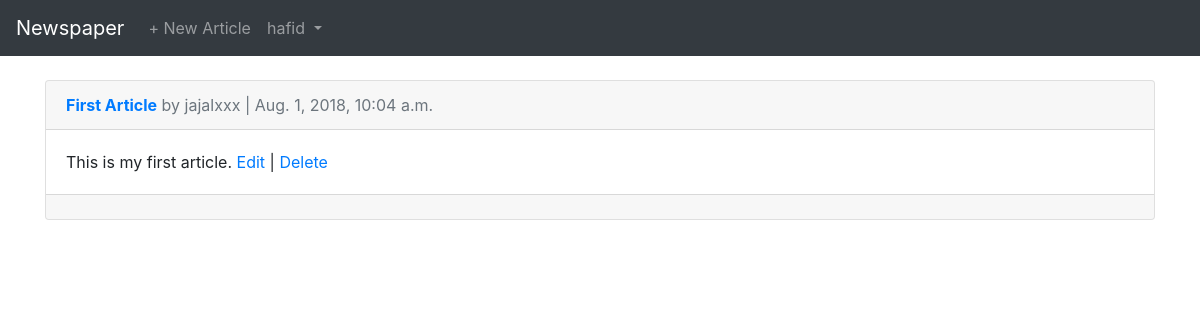
The page /articles/ (signed in) on the database as committed earlier.
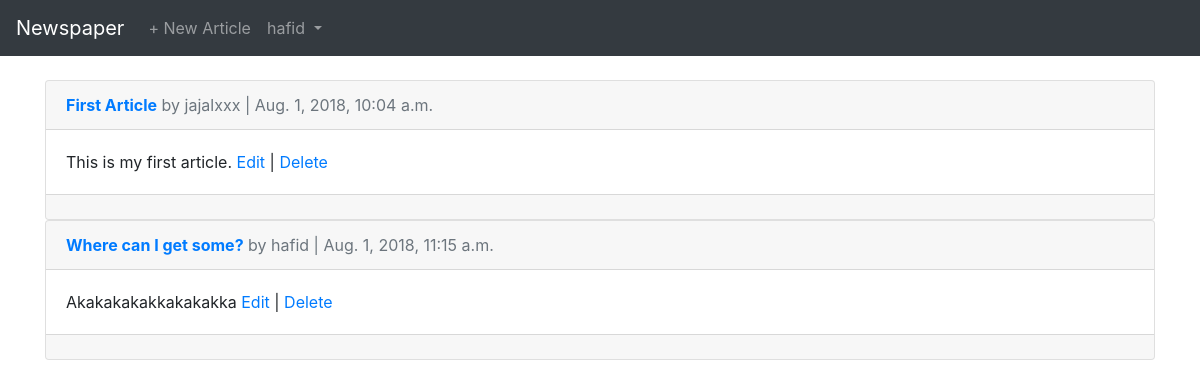
The same page on the database as committed later.
### users/models.py (models this page shows)
class CustomUser(AbstractUser):
	age = models.PositiveIntegerField(default=0)

### articles/models.py (models this page shows, shortened)
class Article(models.Model):
    title = models.CharField(max_length=255)
    body = models.TextField()
    date = models.DateTimeField(auto_now_add=True)
    author = models.ForeignKey(
        settings.AUTH_USER_MODEL,
        on_delete=models.CASCADE,
    )

### articles/views.py (the view)
# urls.py: path('', views.ArticleListView.as_view(), name='article_list'),
class ArticleListView(LoginRequiredMixin, ListView):
    model = models.Article
    template_name = 'article_list.html'
    login_url = 'login'

### articles/templates/article_list.html (shortened to what this page needs)
{% extends 'base.html' %}
{% block content %}
    {% for article in object_list %}
    <div class="card">
        <div class="card-header">
            <span class="font-weight-bold"><a href="{% url 'article_detail' article.pk %}">{{ article.title }}</a></span>
            <span class="text-muted">by {{ article.author}} | {{ article.date }}</span>
        </div>
        <div class="card-body">
            {{ article.body }}
            <a href="{% url 'article_edit' article.pk %}">Edit</a> | <a href="{% url 'article_delete' article.pk %}">Delete</a>
        </div>
        <div class="card-footer">
        </div>
    </div>
    {% endfor %}
{% endblock %}

### users/templates/base.html (shortened to what this page needs)
<!DOCTYPE html>
<html>
<head>
    <link rel="stylesheet" href="https://stackpath.bootstrapcdn.com/bootstrap/4.1.3/css/bootstrap.min.css">
</head>
<body>
    <nav class="navbar navbar-expand-md navbar-dark bg-dark mb-4">
        <a class="navbar-brand" href="{% url 'home' %}">Newspaper</a>
        <div class="collapse navbar-collapse" id="navbarSupportedContent">
            {% if user.is_authenticated %}
            <ul class="navbar-nav mr-auto">
                <li class="nav-item"><a class="nav-link" href="{% url 'article_new' %}">+ New Article</a></li>
                <li class="nav-item dropdown">
                    <a class="nav-link dropdown-toggle" href="#" id="navbarDropdown" role="button" data-toggle="dropdown" aria-haspopup="true" aria-expanded="false">
                    {{ user.username }}
                    </a>
                </li>
            </ul>
            {% else %}
            <form class="form-inline ml-auto">
                <a href="{% url 'login' %}" class="btn btn-outline-secondary">Login</a>
                <a href="{% url 'signup' %}" class="btn btn-primary ml-2">Signup</a>
            </form>
            {% endif %}
        </div>
    </nav>
	<div class="container">
		{% block content %}
		{% endblock %}
	</div>
</body>
</html>

Rows that differ between the two databases and show on the page:
added Article: title "Where can I get some?", author "hafid", date "Aug. 1, 2018, 11:15 a.m.", body "Akakakakakkakakakka"
